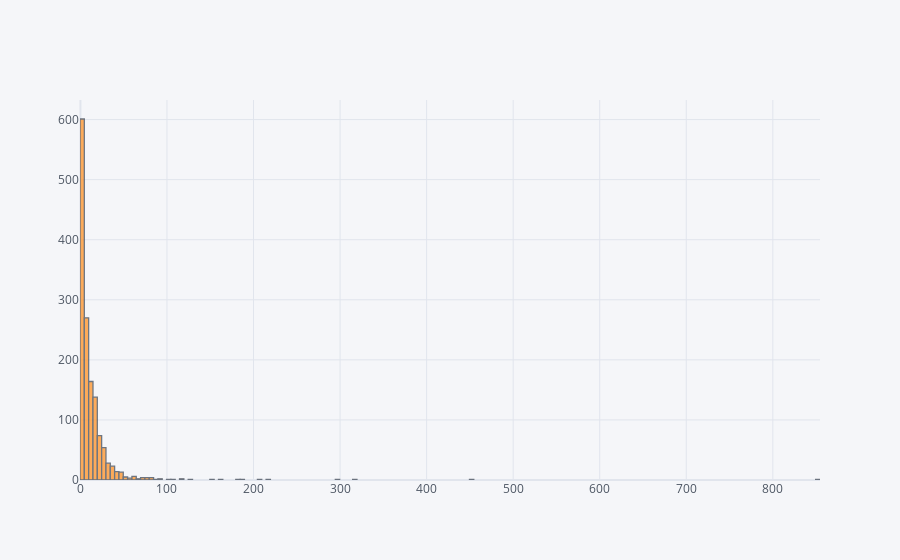

Here is the notebook cell this chart was saved with:
### Code cell
review_grouped_by_book = rv1.groupby("BookCode")
review_grouped_by_book[["Title"]].count().sort_values("Title", ascending=False).iplot(kind="hist")

### Figure 1 — Plotly figure (JSON) as saved in the notebook; plotly's stock layout.template omitted (floating-point values rounded to 4 significant figures; data arrays with more than 128 entries replaced by an {"elided": "..."} marker saying what was removed)
{"data": [{"histfunc": "count", "histnorm": "", "marker": {"color": "rgba(255, 153, 51, 1.0)", "line": {"color": "#4D5663", "width": 1.3}}, "name": "Title", "opacity": 0.8, "orientation": "v", "type": "histogram", "x": {"elided": "1425 int values"}}], "layout": {"barmode": "overlay", "legend": {"bgcolor": "#F5F6F9", "font": {"color": "#4D5663"}}, "paper_bgcolor": "#F5F6F9", "plot_bgcolor": "#F5F6F9", "title": {"font": {"color": "#4D5663"}}, "xaxis": {"gridcolor": "#E1E5ED", "showgrid": true, "tickfont": {"color": "#4D5663"}, "title": {"font": {"color": "#4D5663"}, "text": ""}, "zerolinecolor": "#E1E5ED"}, "yaxis": {"gridcolor": "#E1E5ED", "showgrid": true, "tickfont": {"color": "#4D5663"}, "title": {"font": {"color": "#4D5663"}, "text": ""}, "zerolinecolor": "#E1E5ED"}}}
